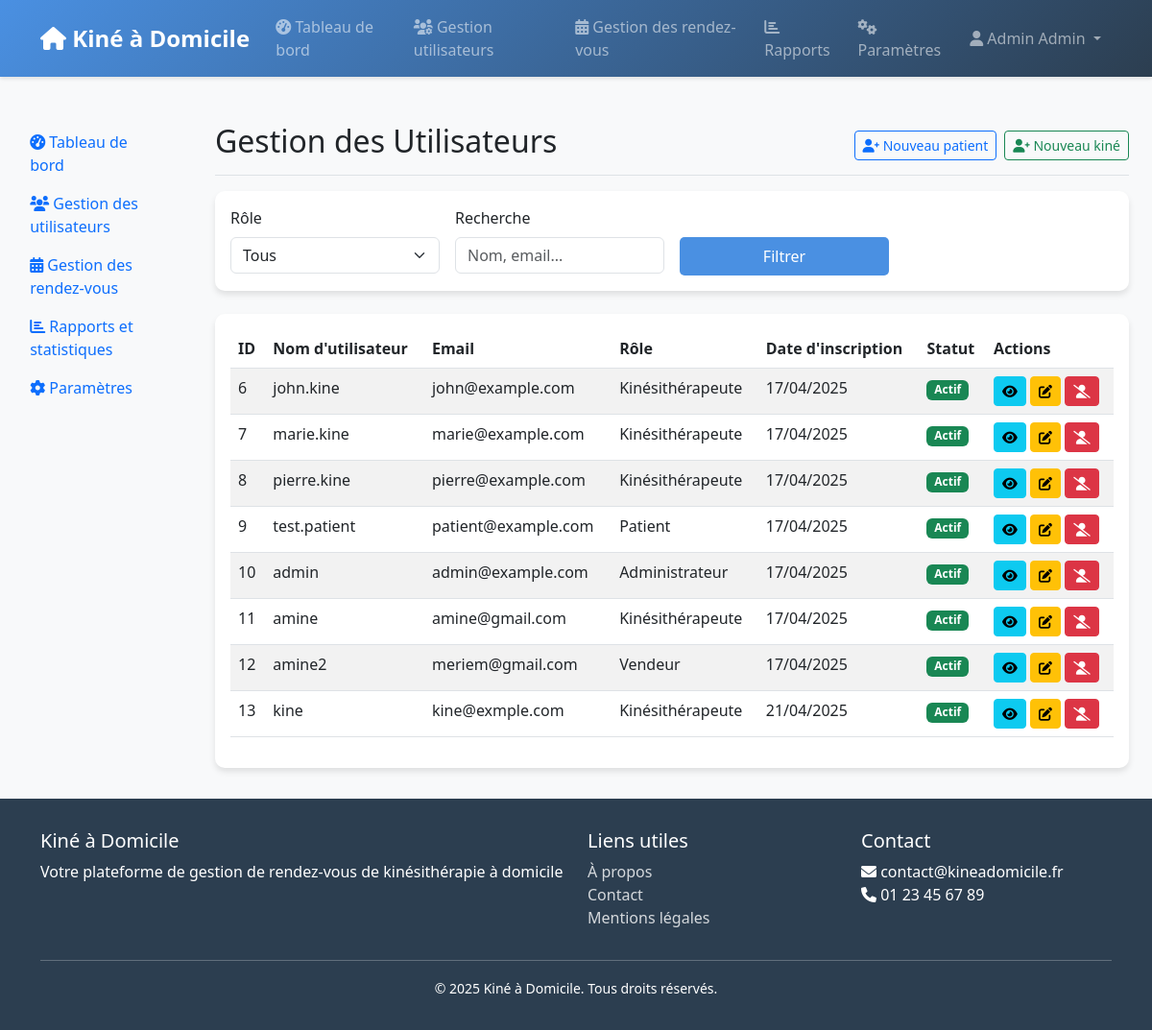
Screenshot of /dashboard/users/ (signed in) with the database file from the repository.
### users/models.py (models this page shows)
class Utilisateur(AbstractUser):
    class Role(models.TextChoices):
        ADMIN = 'ADMIN', _('Administrateur')
        PATIENT = 'PATIENT', _('Patient')
        KINE = 'KINE', _('Kinésithérapeute')
        VENDEUR = 'VENDEUR', _('Vendeur')
    role = models.CharField(
        max_length=10,
        choices=Role.choices,
        default=Role.PATIENT,
    )
    date_naissance = models.DateField(null=True, blank=True)
    telephone = models.CharField(max_length=15, blank=True)

### users/views.py (the view)
# urls.py: path('dashboard/users/', admin_users, name='admin_users'),
@login_required
@user_passes_test(is_admin)
def admin_users(request):
    users = Utilisateur.objects.all()
    return render(request, 'admin/users.html', {'users': users})

### users/views.py (called while the page is built)
def is_admin(user):
    return user.is_superuser

### templates/admin/users.html (shortened to what this page needs)
{% extends 'base.html' %}
{% block content %}
<div class="container-fluid">
    <div class="row">
        <div class="col-md-3 col-lg-2 d-md-block bg-light sidebar">
            <div class="position-sticky pt-3">
                <ul class="nav flex-column">
                    <li class="nav-item">
                        <a class="nav-link" href="{% url 'admin_dashboard' %}">
                            <i class="fas fa-tachometer-alt"></i> Tableau de bord
                        </a>
                    </li>
                    <li class="nav-item">
                        <a class="nav-link active" href="{% url 'admin_users' %}">
                            <i class="fas fa-users"></i> Gestion des utilisateurs
                        </a>
                    </li>
                    <li class="nav-item">
                        <a class="nav-link" href="{% url 'admin_appointments' %}">
                            <i class="fas fa-calendar-alt"></i> Gestion des rendez-vous
                        </a>
                    </li>
                    <li class="nav-item">
                        <a class="nav-link" href="{% url 'admin_reports' %}">
                            <i class="fas fa-chart-bar"></i> Rapports et statistiques
                        </a>
                    </li>
                    <li class="nav-item">
                        <a class="nav-link" href="{% url 'admin_settings' %}">
                            <i class="fas fa-cog"></i> Paramètres
                        </a>
                    </li>
                </ul>
            </div>
        </div>
        <div class="col-md-9 ms-sm-auto col-lg-10 px-md-4">
            <div class="d-flex justify-content-between flex-wrap flex-md-nowrap align-items-center pt-3 pb-2 mb-3 border-bottom">
                <h1 class="h2">Gestion des Utilisateurs</h1>
                <div class="btn-toolbar mb-2 mb-md-0">
                    <a href="{% url 'register' %}?type=patient" class="btn btn-sm btn-outline-primary me-2">
                        <i class="fas fa-user-plus"></i> Nouveau patient
                    </a>
                    <a href="{% url 'register' %}?type=kine" class="btn btn-sm btn-outline-success">
                        <i class="fas fa-user-plus"></i> Nouveau kiné
                    </a>
                </div>
            </div>
            <div class="row mb-4">
                <div class="col-md-12">
                    <div class="card">
                        <div class="card-body">
                            <form method="get" class="row g-3">
                                <div class="col-md-3">
                                    <label for="role" class="form-label">Rôle</label>
                                    <select name="role" id="role" class="form-select">
                                        <option value="">Tous</option>
                                    </select>
                                </div>
                                <div class="col-md-3">
                                    <label for="search" class="form-label">Recherche</label>
                                    <input type="text" name="search" id="search" class="form-control" placeholder="Nom, email...">
                                </div>
                                <div class="col-md-3">
                                    <label class="form-label">&nbsp;</label>
                                    <button type="submit" class="btn btn-primary w-100">Filtrer</button>
                                </div>
                            </form>
                        </div>
                    </div>
                </div>
            </div>
            <div class="card">
                <div class="card-body">
                    <div class="table-responsive">
                        <table class="table table-striped">
                            <thead>
                                <tr>
                                    <th>ID</th>
                                    <th>Nom d'utilisateur</th>
                                    <th>Email</th>
                                    <th>Rôle</th>
                                    <th>Date d'inscription</th>
                                    <th>Statut</th>
                                    <th>Actions</th>
                                </tr>
                            </thead>
                            <tbody>
                                {% for user in users %}
                                <tr>
                                    <td>{{ user.id }}</td>
                                    <td>{{ user.username }}</td>
                                    <td>{{ user.email }}</td>
                                    <td>{{ user.get_role_display }}</td>
                                    <td>{{ user.date_joined|date:"d/m/Y" }}</td>
                                    <td>
                                        {% if user.is_active %}
                                            <span class="badge bg-success">Actif</span>
                                        {% else %}
                                            <span class="badge bg-danger">Inactif</span>
                                        {% endif %}
                                    </td>
                                    <td>
                                        <a href="{% url 'users:user_profile' user.id %}" class="btn btn-sm btn-info">
                                            <i class="fas fa-eye"></i>
                                        </a>
                                        <a href="{% url 'users:edit_user_profile' user.id %}" class="btn btn-sm btn-warning">
                                            <i class="fas fa-edit"></i>
                                        </a>
                                        {% if user.is_active %}
                                            <a href="#" class="btn btn-sm btn-danger" data-bs-toggle="modal" data-bs-target="#deactivateModal{{ user.id }}">
                                                <i class="fas fa-user-slash"></i>
                                            </a>
                                        {% else %}
                                            <a href="#" class="btn btn-sm btn-success" data-bs-toggle="modal" data-bs-target="#activateModal{{ user.id }}">
                                                <i class="fas fa-user-check"></i>
                                            </a>
                                        {% endif %}
                                    </td>
                                </tr>
                                {% endfor %}
                            </tbody>
                        </table>
                    </div>
                </div>
            </div>
        </div>
    </div>
</div>
{% endblock %}

### templates/base.html (shortened to what this page needs)
<!DOCTYPE html>
<html lang="fr">
<head>
    <link href="https://cdn.jsdelivr.net/npm/bootstrap@5.3.0/dist/css/bootstrap.min.css" rel="stylesheet">
    <link href="https://cdnjs.cloudflare.com/ajax/libs/font-awesome/6.0.0/css/all.min.css" rel="stylesheet">
    <link href="https://cdnjs.cloudflare.com/ajax/libs/tempusdominus-bootstrap-4/5.39.0/css/tempusdominus-bootstrap-4.min.css" rel="stylesheet">
</head>
<body>
    <nav class="navbar navbar-expand-lg navbar-dark">
        <div class="container">
            <a class="navbar-brand" href="{% url 'home' %}">
                <i class="fas fa-home"></i> Kiné à Domicile
            </a>
            <div class="collapse navbar-collapse" id="navbarNav">
                <ul class="navbar-nav me-auto">
                    {% if user.is_authenticated %}
                        {% if user.role == 'PATIENT' %}
                        <li class="nav-item">
                            <a class="nav-link" href="{% url 'appointments:list' %}">
                                <i class="fas fa-calendar"></i> Mes rendez-vous
                            </a>
                        </li>
                        <li class="nav-item">
                            <a class="nav-link" href="{% url 'appointments:create' %}">
                                <i class="fas fa-plus-circle"></i> Prendre RDV
                            </a>
                        </li>
                        <li class="nav-item">
                            <a class="nav-link" href="{% url 'equipment:list' %}">
                                <i class="fas fa-shopping-cart"></i> Matériel médical
                            </a>
                        </li>
                        <li class="nav-item">
                            <a class="nav-link" href="{% url 'complaints:create' %}">
                                <i class="fas fa-exclamation-circle"></i> Réclamations
                            </a>
                        </li>
                        {% elif user.is_staff %}
                        <li class="nav-item">
                            <a class="nav-link" href="{% url 'admin_dashboard' %}">
                                <i class="fas fa-tachometer-alt"></i> Tableau de bord
                            </a>
                        </li>
                        <li class="nav-item">
                            <a class="nav-link" href="{% url 'admin_users' %}">
                                <i class="fas fa-users-cog"></i> Gestion utilisateurs
                            </a>
                        </li>
                        <li class="nav-item">
                            <a class="nav-link" href="{% url 'admin_appointments' %}">
                                <i class="fas fa-calendar-alt"></i> Gestion des rendez-vous
                            </a>
                        </li>
                        <li class="nav-item">
                            <a class="nav-link" href="{% url 'admin_reports' %}">
                                <i class="fas fa-chart-bar"></i> Rapports
                            </a>
                        </li>
                        <li class="nav-item">
                            <a class="nav-link" href="{% url 'admin_settings' %}">
                                <i class="fas fa-cogs"></i> Paramètres
                            </a>
                        </li>
                        {% endif %}
                    {% endif %}
                </ul>
                <ul class="navbar-nav">
                    {% if user.is_authenticated %}
                    <li class="nav-item dropdown">
                        <a class="nav-link dropdown-toggle" href="#" id="navbarDropdown" role="button" data-bs-toggle="dropdown">
                            <i class="fas fa-user"></i> {{ user.get_full_name }}
                        </a>
                    </li>
                    {% endif %}
                </ul>
            </div>
        </div>
    </nav>
    <div class="content">
        {% block content %}{% endblock %}
    </div>
    <footer class="footer">
        <div class="container">
            <div class="row">
                <div class="col-md-6">
                    <h5>Kiné à Domicile</h5>
                    <p>
                        Votre plateforme de gestion de rendez-vous de kinésithérapie à domicile
                    </p>
                </div>
                <div class="col-md-3">
                    <h5>Liens utiles</h5>
                    <ul class="list-unstyled">
                        <li><a href="{% url 'about' %}">À propos</a></li>
                        <li><a href="{% url 'contact' %}">Contact</a></li>
                        <li><a href="{% url 'legal' %}">Mentions légales</a></li>
                    </ul>
                </div>
                <div class="col-md-3">
                    <h5>Contact</h5>
                    <ul class="list-unstyled">
                        <li><i class="fas fa-envelope"></i> contact@kineadomicile.fr</li>
                        <li><i class="fas fa-phone"></i> 01 23 45 67 89</li>
                    </ul>
                </div>
            </div>
            <hr>
            <div class="text-center">
                <small>&copy; {% now "Y" %} Kiné à Domicile. Tous droits réservés.</small>
            </div>
        </div>
    </footer>
</body>
</html>

### templates/base.html (style rules this page uses)
:root { --primary-color: #4a90e2; --secondary-color: #2c3e50; --accent-color: #e74c3c; --light-bg: #f8f9fa; --dark-bg: #343a40; }
body { min-height: 100vh; display: flex; flex-direction: column; background-color: var(--light-bg); font-family: 'Segoe UI', Tahoma, Geneva, Verdana, sans-serif; }
.navbar { background: linear-gradient(135deg, var(--primary-color), var(--secondary-color)); box-shadow: 0 2px 4px rgba(0,0,0,0.1); }
.navbar-brand { font-weight: 600; font-size: 1.5rem; }
.nav-link { font-weight: 500; transition: all 0.3s ease; padding: 0.5rem 1rem; border-radius: 5px; margin: 0 0.2rem; }
.content { flex: 1; padding: 2rem 0; }
.footer { background: var(--secondary-color); color: white; padding: 2rem 0; margin-top: auto; }
.footer a { color: rgba(255,255,255,0.8); text-decoration: none; transition: all 0.3s ease; }
.card { border: none; border-radius: 10px; box-shadow: 0 4px 6px rgba(0,0,0,0.1); transition: all 0.3s ease; }
.btn-primary { background-color: var(--primary-color); border: none; padding: 0.5rem 1.5rem; border-radius: 5px; transition: all 0.3s ease; }

### rows the page displays
Utilisateur: get_full_name "Admin Admin", id "10", username "admin", email "admin@example.com", role "Administrateur", date_joined "17/04/2025", is_active "Actif"
Utilisateur: id "6", username "john.kine", email "john@example.com", role "Kinésithérapeute", date_joined "17/04/2025", is_active "Actif"
Utilisateur: id "7", username "marie.kine", email "marie@example.com", role "Kinésithérapeute", date_joined "17/04/2025", is_active "Actif"
Utilisateur: id "8", username "pierre.kine", email "pierre@example.com", role "Kinésithérapeute", date_joined "17/04/2025", is_active "Actif"
Utilisateur: id "9", username "test.patient", email "patient@example.com", role "Patient", date_joined "17/04/2025", is_active "Actif"
Utilisateur: id "11", username "amine", email "amine@gmail.com", role "Kinésithérapeute", date_joined "17/04/2025", is_active "Actif"
Utilisateur: id "12", username "amine2", email "meriem@gmail.com", role "Vendeur", date_joined "17/04/2025", is_active "Actif"
Utilisateur: id "13", username "kine", email "kine@exmple.com", role "Kinésithérapeute", date_joined "21/04/2025", is_active "Actif"
